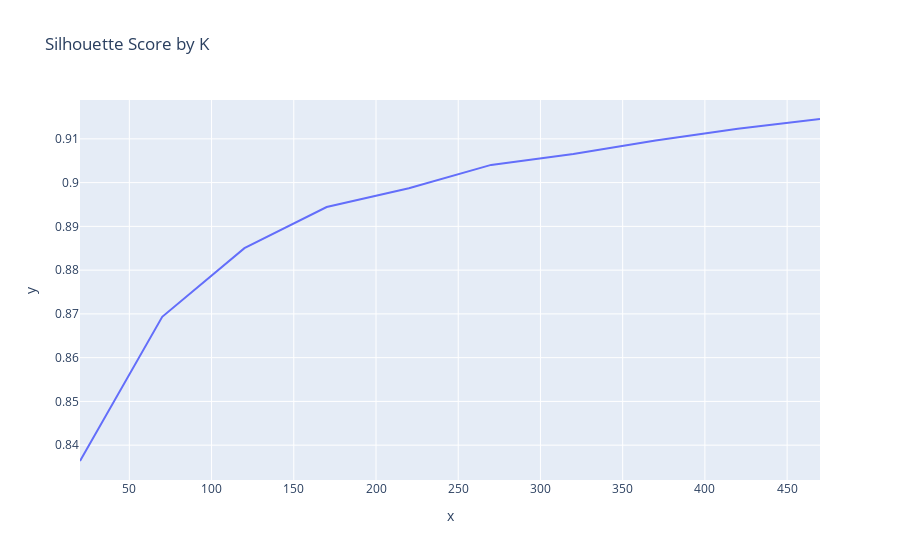

Write notebook code for a chart like this one.
### Code cell
for i in tqdm(range(20, 501, 50)):
    clusterModel(i, 8, nonlog_minmax_train, nonlog_minmax_test)
px.line(x=list(scoretable.keys()), y=list(scoretable.values()), title='Silhouette Score by K')

### Figure 1 — Plotly figure (JSON) as saved in the notebook; plotly's stock layout.template omitted (floating-point values rounded to 4 significant figures)
{"data": [{"hovertemplate": "x=%{x}<br>y=%{y}<extra></extra>", "legendgroup": "", "line": {"color": "#636efa", "dash": "solid"}, "marker": {"symbol": "circle"}, "mode": "lines", "name": "", "orientation": "v", "showlegend": false, "type": "scatter", "x": [20, 70, 120, 170, 220, 270, 320, 370, 420, 470], "xaxis": "x", "y": [0.8364, 0.8693, 0.885, 0.8944, 0.8987, 0.904, 0.9065, 0.9096, 0.9123, 0.9145], "yaxis": "y"}], "layout": {"legend": {"tracegroupgap": 0}, "title": {"text": "Silhouette Score by K"}, "xaxis": {"anchor": "y", "domain": [0, 1], "title": {"text": "x"}}, "yaxis": {"anchor": "x", "domain": [0, 1], "title": {"text": "y"}}}}
